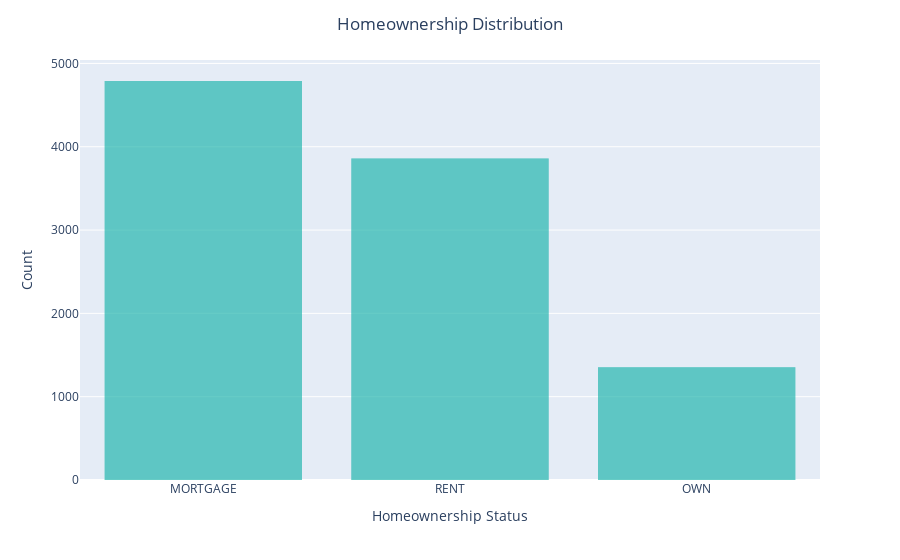

Here is the notebook cell this chart was saved with:
### Markdown cell above
**Q7** Can you figure out how to add x labels, y labels, and a title to this graph?

### Code cell
# Your code here
fig = px.bar(DF,
            x='homeownership',
            color_discrete_sequence=['lightseagreen'])
fig.update_traces(dict(marker_line_width=0))

fig.update_layout(
    title='Homeownership Distribution',
    title_x=0.5,  
    xaxis_title='Homeownership Status',
    yaxis_title='Count'
)

fig.show()

### Figure 1 — Plotly figure (JSON) as saved in the notebook; plotly's stock layout.template omitted (floating-point values rounded to 4 significant figures; data arrays with more than 128 entries replaced by an {"elided": "..."} marker saying what was removed)
{"data": [{"hovertemplate": "homeownership=%{x}<br>count=%{y}<extra></extra>", "legendgroup": "", "marker": {"color": "lightseagreen", "line": {"width": 0}, "pattern": {"shape": ""}}, "name": "", "orientation": "v", "showlegend": false, "textposition": "auto", "type": "bar", "x": {"elided": "10000 str values"}, "xaxis": "x", "y": {"elided": "10000 int values"}, "yaxis": "y"}], "layout": {"barmode": "relative", "legend": {"tracegroupgap": 0}, "margin": {"t": 60}, "title": {"text": "Homeownership Distribution", "x": 0.5}, "xaxis": {"anchor": "y", "domain": [0, 1], "title": {"text": "Homeownership Status"}}, "yaxis": {"anchor": "x", "domain": [0, 1], "title": {"text": "Count"}}}}
